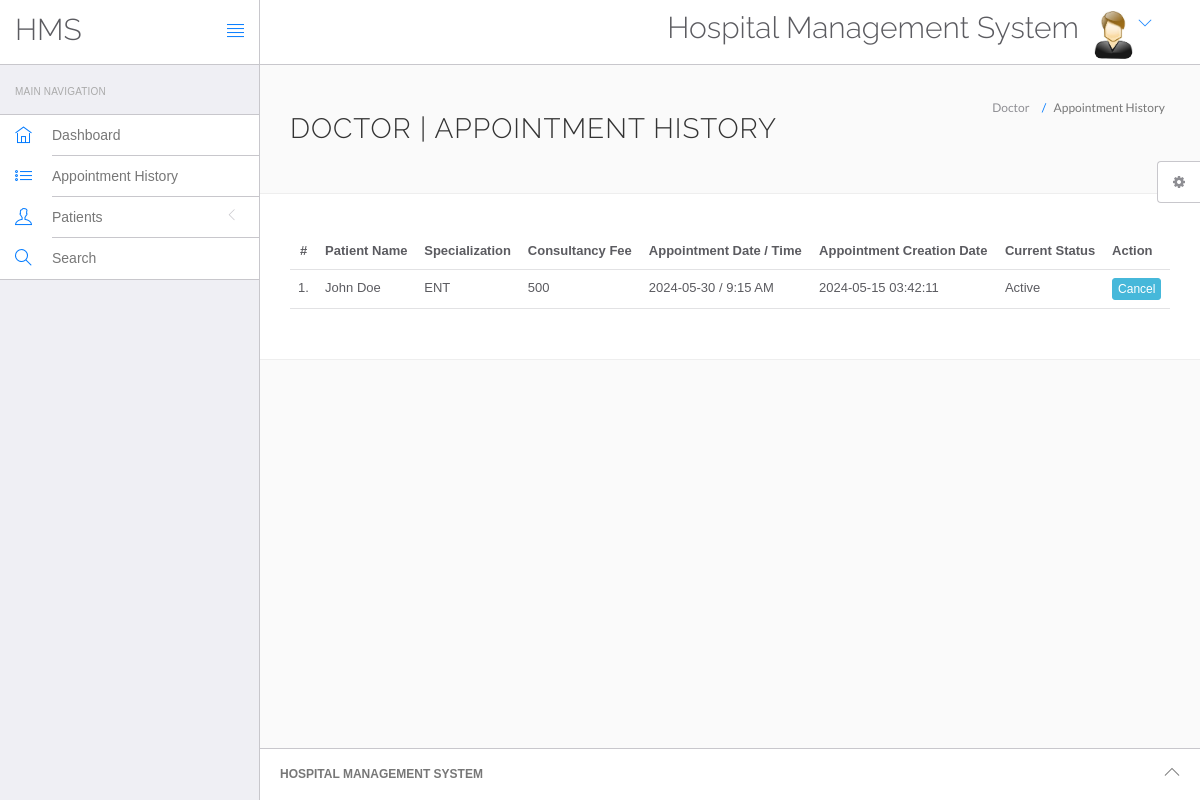
The page /hospital/hms/doctor/appointment-history.php (signed in) on the database its author committed.
### tables this page shows
CREATE TABLE `appointment` (
  `id` int(11) NOT NULL,
  `doctorSpecialization` varchar(255) DEFAULT NULL,
  `doctorId` int(11) DEFAULT NULL,
  `userId` int(11) DEFAULT NULL,
  `consultancyFees` int(11) DEFAULT NULL,
  `appointmentDate` varchar(255) DEFAULT NULL,
  `appointmentTime` varchar(255) DEFAULT NULL,
  `postingDate` timestamp NULL DEFAULT current_timestamp(),
  `userStatus` int(11) DEFAULT NULL,
  `doctorStatus` int(11) DEFAULT NULL,
  `updationDate` timestamp NULL DEFAULT NULL ON UPDATE current_timestamp()
);

CREATE TABLE `users` (
  `id` int(11) NOT NULL,
  `fullName` varchar(255) DEFAULT NULL,
  `address` longtext DEFAULT NULL,
  `city` varchar(255) DEFAULT NULL,
  `gender` varchar(255) DEFAULT NULL,
  `email` varchar(255) DEFAULT NULL,
  `password` varchar(255) DEFAULT NULL,
  `regDate` timestamp NULL DEFAULT current_timestamp(),
  `updationDate` timestamp NULL DEFAULT NULL ON UPDATE current_timestamp()
);

### hospital/hms/doctor/appointment-history.php (the view, shortened to what this page needs)
<?php
include('include/config.php');
if(strlen($_SESSION['id']==0)) {
 header('location:logout.php');
  } else{
?>
<!DOCTYPE html>
<html lang="en">
	<head>
		<link rel="stylesheet" href="vendor/bootstrap/css/bootstrap.min.css">
		<link rel="stylesheet" href="vendor/fontawesome/css/font-awesome.min.css">
		<link rel="stylesheet" href="vendor/themify-icons/themify-icons.min.css">
		<link href="vendor/animate.css/animate.min.css" rel="stylesheet" media="screen">
		<link href="vendor/perfect-scrollbar/perfect-scrollbar.min.css" rel="stylesheet" media="screen">
		<link href="vendor/switchery/switchery.min.css" rel="stylesheet" media="screen">
		<link href="vendor/bootstrap-touchspin/jquery.bootstrap-touchspin.min.css" rel="stylesheet" media="screen">
		<link href="vendor/select2/select2.min.css" rel="stylesheet" media="screen">
		<link href="vendor/bootstrap-datepicker/bootstrap-datepicker3.standalone.min.css" rel="stylesheet" media="screen">
		<link href="vendor/bootstrap-timepicker/bootstrap-timepicker.min.css" rel="stylesheet" media="screen">
		<link rel="stylesheet" href="assets/css/styles.css">
		<link rel="stylesheet" href="assets/css/plugins.css">
		<link rel="stylesheet" href="assets/css/themes/theme-1.css" id="skin_color" />
	</head>
	<body>
		<div id="app">
<?php include('include/sidebar.php');?>
			<div class="app-content">
					<?php include('include/header.php');?>
				<div class="main-content" >
					<div class="wrap-content container" id="container">
						<section id="page-title">
							<div class="row">
								<div class="col-sm-8">
									<h1 class="mainTitle">Doctor  | Appointment History</h1>
																	</div>
								<ol class="breadcrumb">
									<li>
										<span>Doctor </span>
									</li>
									<li class="active">
										<span>Appointment History</span>
									</li>
								</ol>
							</div>
						</section>
						<div class="container-fluid container-fullw bg-white">
									<div class="row">
								<div class="col-md-12">
									<table class="table table-hover" id="sample-table-1">
										<thead>
											<tr>
												<th class="center">#</th>
												<th class="hidden-xs">Patient  Name</th>
												<th>Specialization</th>
												<th>Consultancy Fee</th>
												<th>Appointment Date / Time </th>
												<th>Appointment Creation Date  </th>
												<th>Current Status</th>
												<th>Action</th>
											</tr>
										</thead>
										<tbody>
<?php
$sql=mysqli_query($con,"select users.fullName as fname,appointment.*  from appointment join users on users.id=appointment.userId where appointment.doctorId='".$_SESSION['id']."'");
$cnt=1;
while($row=mysqli_fetch_array($sql))
{
?>
											<tr>
												<td class="center"><?php echo $cnt;?>.</td>
												<td class="hidden-xs"><?php echo $row['fname'];?></td>
												<td><?php echo $row['doctorSpecialization'];?></td>
												<td><?php echo $row['consultancyFees'];?></td>
												<td><?php echo $row['appointmentDate'];?> / <?php echo
												 $row['appointmentTime'];?>
												</td>
												<td><?php echo $row['postingDate'];?></td>
												<td>
<?php if(($row['userStatus']==1) && ($row['doctorStatus']==1))
{
	echo "Active";
}
												?></td>
												<td >
												<div class="visible-md visible-lg hidden-sm hidden-xs">
							<?php if(($row['userStatus']==1) && ($row['doctorStatus']==1))
{ ?>
	<a href="appointment-history.php?id=<?php echo $row['id']?>&cancel=update" onClick="return confirm('Are you sure you want to cancel this appointment ?')" class="btn btn-info btn-xs" title="Cancel Appointment" tooltip-placement="top" tooltip="Remove">Cancel</a>
	<?php } else {
		echo "Canceled";
		} ?>
												</div>
												</td>
											</tr>
											<?php
$cnt=$cnt+1;
											 }?>
										</tbody>
									</table>
								</div>
							</div>
								</div>
					</div>
				</div>
			</div>
	<?php include('include/footer.php');?>
	<?php include('include/setting.php');?>
		</div>
	</body>
</html>
<?php } ?>

### hospital/hms/doctor/assets/css/themes/theme-1.css (style rules this page uses)
body { background: #FAFAFA; }

### rows shown on the page
appointment: userId.fullName "John Doe", doctorSpecialization "ENT", consultancyFees "500", appointmentDate "2024-05-30", appointmentTime "9:15 AM", postingDate "2024-05-15 03:42:11", userStatus "Active"
